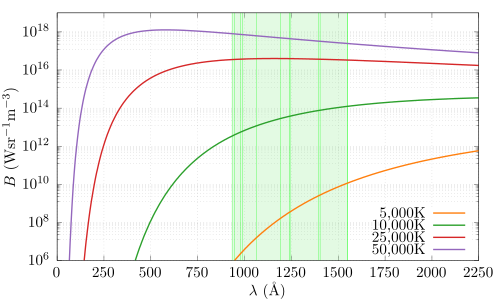

Write the gnuplot code that produced this figure.
# Setup plot, using palette in previous folder and cariolatex terminal
load "../turbo.pal"
set terminal cairolatex standalone size 5in,3in
set output "plancks-law.tex"
# Set high number of samples for smooth plot
set samples 1000


#constants
h = 6.62606876e-34   # Planck's constant
c = 2.99792458e8   # speed of light
k = 1.3806503e-23   # Boltzmann's constant

Planck(x,t) = \
 (2*h*c*c/x**5)*(1/(exp(1*h*c/(x*k*t))-1))

set xrange[0:2250]
set yrange[1e6:1e19]
set logscale y
set format y '$10^{%L}$'

set xlabel "$\\lambda$ (\\AA)"
set ylabel "$B$ (Wsr$^{-1}$m$^{-3}$)"

set arrow from 977,1e6 to 977,1e19 nohead lc rgb 'green' lw 0.1
set arrow from 1548.2,1e6 to 1548.2,1e19 nohead lc rgb 'green' lw 0.1
set arrow from 1550.7,1e6 to 1550.7,1e19 nohead lc rgb 'green' lw 0.1
set arrow from 989,1e6 to 989,1e19 nohead lc rgb 'green' lw 0.1
set arrow from 1238.8,1e6 to 1238.8,1e19 nohead lc rgb 'green' lw 0.1
set arrow from 1242.8,1e6 to 1242.8,1e19 nohead lc rgb 'green' lw 0.1
set arrow from 1393.7,1e6 to 1393.7,1e19 nohead lc rgb 'green' lw 0.1
set arrow from 1402.7,1e6 to 1402.7,1e19 nohead lc rgb 'green' lw 0.1
set arrow from 1190.2,1e6 to 1190.2,1e19 nohead lc rgb 'green' lw 0.1
set arrow from 1062.7,1e6 to 1062.7,1e19 nohead lc rgb 'green' lw 0.1
set arrow from 933.4,1e6 to 933.4,1e19 nohead lc rgb 'green' lw 0.1
set arrow from 944.5,1e6 to 944.5,1e19 nohead lc rgb 'green' lw 0.1

set object 1 rect from 933,1e0 to 1550,1e19 fc rgb "light-green" fillstyle transparent solid 0.25 noborder

set key bottom right

plot Planck(x*1e-10,5000)  ls 2 t "5,000K",\
     Planck(x*1e-10,10000) ls 3 t "10,000K",\
     Planck(x*1e-10,25000) ls 4 t "25,000K",\
     Planck(x*1e-10,50000) ls 5 t "50,000K"
